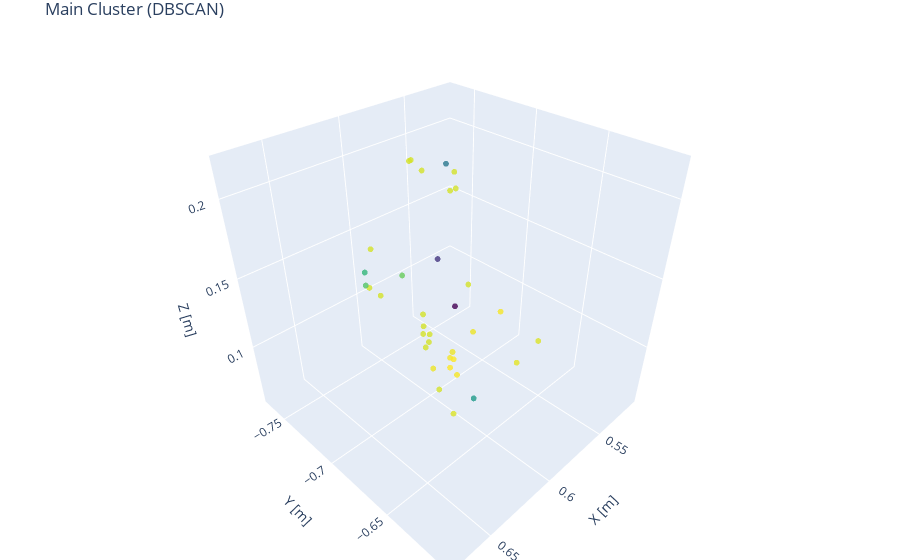

Notebook source saved alongside this figure:
### Markdown cell above
## Кластеризация

### Code cell
# Кластеризация
labels, main_cluster, outliers = largest_cluster_outliers(filtered, eps=0.1, min_samples=20)

print(f"Главный кластер: {main_cluster.shape[0]} точек")
print(f"Выбросы: {outliers.shape[0]} точек")

# Визуализируем
visualize_cloud(main_cluster, title="Main Cluster (DBSCAN)")

### Figure 1 — Plotly figure (JSON) as saved in the notebook; plotly's stock layout.template omitted (floating-point values rounded to 4 significant figures)
{"data": [{"marker": {"color": [150.0, 150.0, 129.0, 90.0, 137.0, 150.0, 150.0, 78.0, 150.0, 154.0, 153.0, 153.0, 153.0, 151.0, 152.0, 120.0, 99.0, 150.0, 151.0, 150.0, 150.0, 134.0, 150.0, 154.0, 150.0, 155.0, 150.0, 155.0, 150.0, 154.0, 150.0, 109.0, 150.0, 150.0, 150.0, 150.0], "colorscale": [[0, "#440154"], [0.1111, "#482878"], [0.2222, "#3e4989"], [0.3333, "#31688e"], [0.4444, "#26828e"], [0.5556, "#1f9e89"], [0.6667, "#35b779"], [0.7778, "#6ece58"], [0.8889, "#b5de2b"], [1, "#fde725"]], "opacity": 0.8, "size": 2}, "mode": "markers", "type": "scatter3d", "x": [0.599, 0.598, 0.594, 0.595, 0.6, 0.602, 0.598, 0.594, 0.6, 0.601, 0.602, 0.603, 0.602, 0.602, 0.601, 0.601, 0.6, 0.598, 0.606, 0.592, 0.584, 0.592, 0.596, 0.602, 0.597, 0.599, 0.595, 0.601, 0.596, 0.598, 0.596, 0.592, 0.6, 0.6, 0.597, 0.598], "y": [-0.704, -0.755, -0.769, -0.697, -0.723, -0.743, -0.67, -0.684, -0.705, -0.644, -0.662, -0.677, -0.695, -0.618, -0.631, -0.661, -0.602, -0.694, -0.673, -0.768, -0.723, -0.772, -0.704, -0.68, -0.709, -0.68, -0.706, -0.681, -0.708, -0.678, -0.683, -0.693, -0.711, -0.678, -0.716, -0.684], "z": [0.212, 0.142, 0.116, 0.159, 0.138, 0.114, 0.156, 0.132, 0.109, 0.153, 0.13, 0.107, 0.082, 0.149, 0.126, 0.079, 0.123, 0.062, 0.061, 0.103, 0.1, 0.103, 0.101, 0.1, 0.099, 0.097, 0.093, 0.091, 0.088, 0.085, 0.217, 0.217, 0.216, 0.211, 0.213, 0.207]}], "layout": {"margin": {"b": 0, "l": 0, "r": 0, "t": 30}, "scene": {"aspectmode": "manual", "aspectratio": {"x": 1, "y": 1, "z": 1}, "xaxis": {"range": [0.51, 0.68], "title": {"text": "X [m]"}}, "yaxis": {"range": [-0.772, -0.602], "title": {"text": "Y [m]"}}, "zaxis": {"range": [0.054, 0.224], "title": {"text": "Z [m]"}}}, "title": {"text": "Main Cluster (DBSCAN)"}}}
